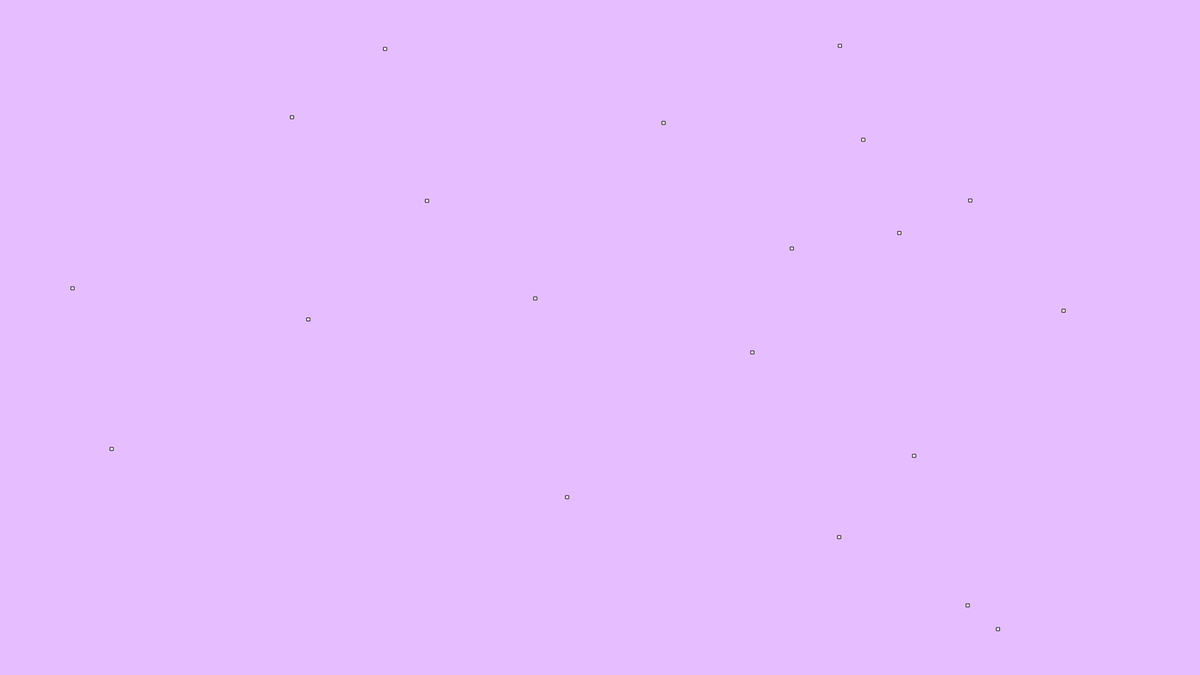
Frame 1 (no input)
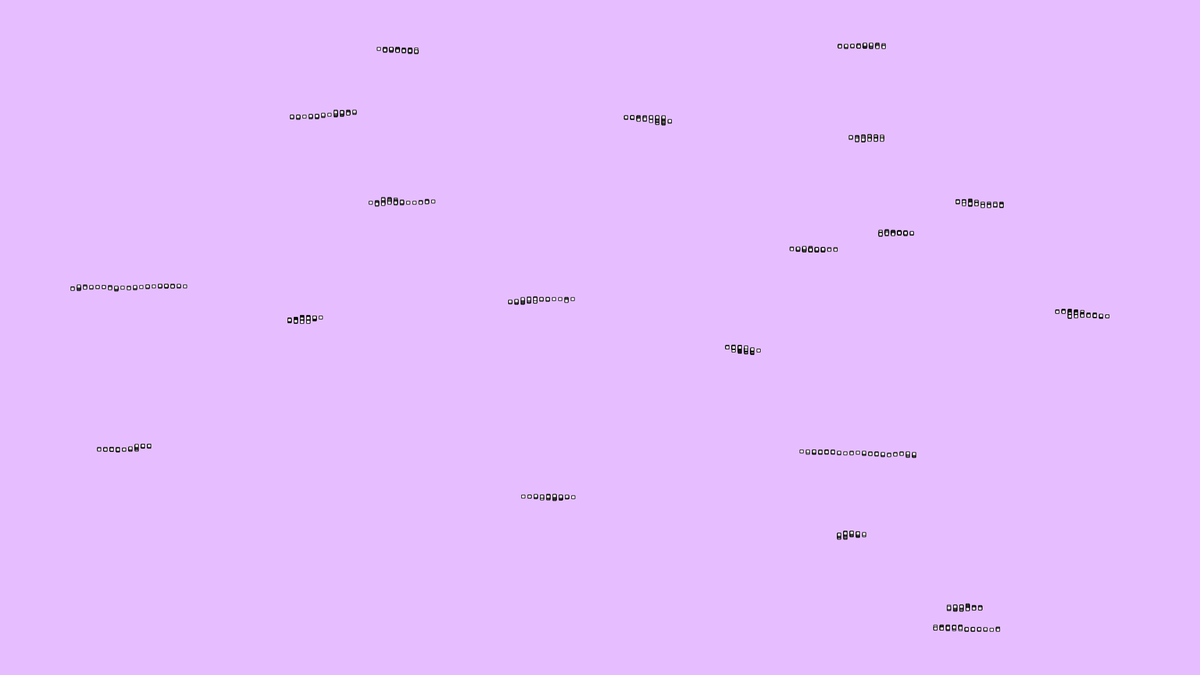
Frame 60 (no input)
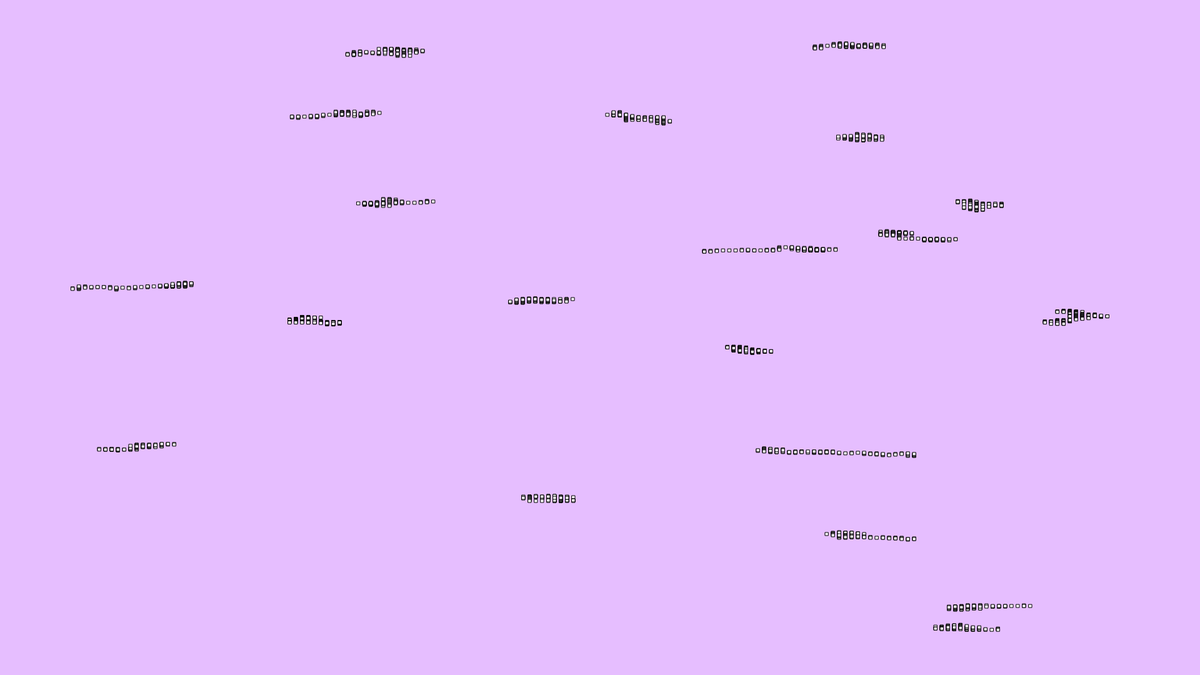
Frame 120 (the mouse pressed at the canvas centre since frame 60)

The p5.js sketch that drew these frames (run headless with seeded random() and noise() and a simulated clock; from frame 60 on, the mouse is pressed at the canvas centre):

// p5.js sketch
// ── sketch.js
let walkers = [];

function setup() {
    
    createCanvas(1920,1080);
    background(230, 190, 255)
    
    const totalWalkers = 20;
    for (let index = 0; index < totalWalkers; index++) {
        walkers.push(new Walker(random(width), random(height)));
    }
    
    // to allow background processing of the sketch
    // Do NOT call frameRate() or loop()/noLoop() here if you want setInterval to drive it
    // noLoop(); // Stop p5's default draw loop
    // Manually call draw() at a fixed interval
    // Be cautious with very low intervals as it can be CPU intensive
    // setInterval(draw, 1000 / 1000); // Call draw 30 times per second
}

function draw(){
    for(let walker of walkers){
        walker.step();
    }
    for(let walker of walkers){
        walker.show();
    }
}

class Walker {
    constructor(x,y) {
        this.x = x;
        this.y = y;
        this.ustep = 10; 
    }
    
    show(){
        stroke(0);
        // point(this.x, this.y);
        // noFill();
        rectMode(CENTER);
        rect(this.x, this.y, 5, 5);
        frameRate(1000);
    }

    step(){
        // xstep = random(-1, 1);
        // ystep = random(-1, 1);
        let choice = floor(random(4));
        switch (choice) {
            case 0: this.x+=this.ustep; break;
            case 1: this.x-=this.ustep; break;
            case 2: this.y++; break;
            case 3: this.y--; break;
            default:
                break;
        }
    }

}
